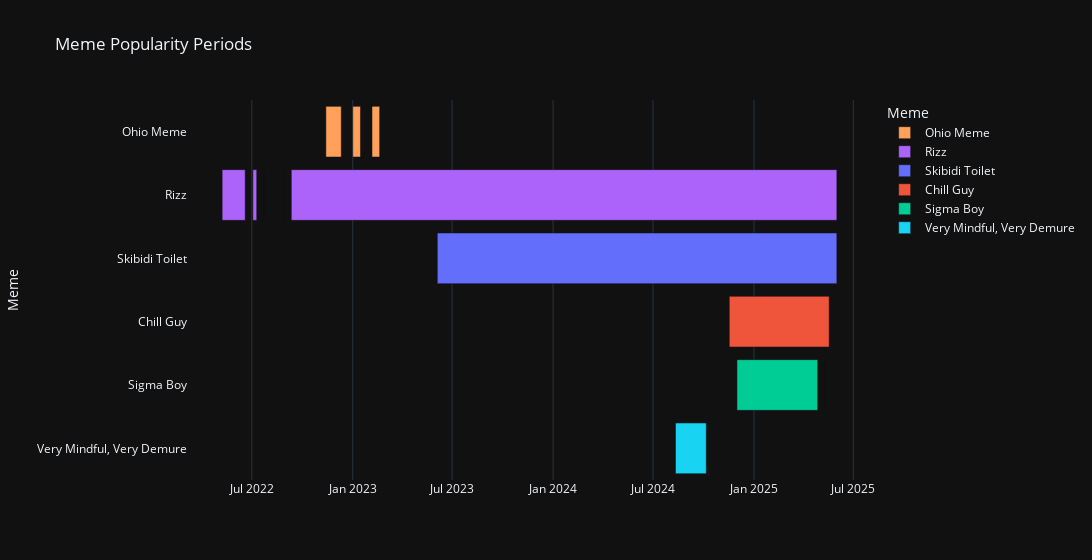

Notebook code cell kept with this figure:
### Code cell
fig_gantt = px.timeline(periods_df, x_start='Start', x_end='End', y='Meme',
                        color='Meme',
                        color_discrete_map=color_map,
                        title='Meme Popularity Periods',
                        labels={'Meme': 'Meme', 'Start': 'Start Date', 'End': 'End Date'},
                        template='plotly_dark', width=1300)
fig_gantt.show()

### Figure 1 — Plotly figure (JSON) as saved in the notebook; plotly's stock layout.template omitted (floating-point values rounded to 4 significant figures)
{"data": [{"base": ["2022-11-13T00:00:00.000000000", "2023-01-01T00:00:00.000000000", "2023-02-05T00:00:00.000000000"], "hovertemplate": "Meme=%{y}<br>Start Date=%{base}<br>End Date=%{x}<extra></extra>", "legendgroup": "Ohio Meme", "marker": {"color": "#ffa15a", "pattern": {"shape": ""}}, "name": "Ohio Meme", "orientation": "h", "showlegend": true, "textposition": "auto", "type": "bar", "x": [2419200000, 1209600000, 1209600000], "xaxis": "x", "y": ["Ohio Meme", "Ohio Meme", "Ohio Meme"], "yaxis": "y"}, {"base": ["2022-05-08T00:00:00.000000000", "2022-07-03T00:00:00.000000000", "2022-07-24T00:00:00.000000000", "2022-08-28T00:00:00.000000000", "2022-09-11T00:00:00.000000000"], "hovertemplate": "Meme=%{y}<br>Start Date=%{base}<br>End Date=%{x}<extra></extra>", "legendgroup": "Rizz", "marker": {"color": "#ab63fa", "pattern": {"shape": ""}}, "name": "Rizz", "orientation": "h", "showlegend": true, "textposition": "auto", "type": "bar", "x": [3628800000, 604800000, 0, 0, 85881600000], "xaxis": "x", "y": ["Rizz", "Rizz", "Rizz", "Rizz", "Rizz"], "yaxis": "y"}, {"base": ["2023-06-04T00:00:00.000000000"], "hovertemplate": "Meme=%{y}<br>Start Date=%{base}<br>End Date=%{x}<extra></extra>", "legendgroup": "Skibidi Toilet", "marker": {"color": "#636efa", "pattern": {"shape": ""}}, "name": "Skibidi Toilet", "orientation": "h", "showlegend": true, "textposition": "auto", "type": "bar", "x": [62899200000], "xaxis": "x", "y": ["Skibidi Toilet"], "yaxis": "y"}, {"base": ["2024-11-17T00:00:00.000000000"], "hovertemplate": "Meme=%{y}<br>Start Date=%{base}<br>End Date=%{x}<extra></extra>", "legendgroup": "Chill Guy", "marker": {"color": "#ef553b", "pattern": {"shape": ""}}, "name": "Chill Guy", "orientation": "h", "showlegend": true, "textposition": "auto", "type": "bar", "x": [15724800000], "xaxis": "x", "y": ["Chill Guy"], "yaxis": "y"}, {"base": ["2024-12-01T00:00:00.000000000", "2025-05-11T00:00:00.000000000"], "hovertemplate": "Meme=%{y}<br>Start Date=%{base}<br>End Date=%{x}<extra></extra>", "legendgroup": "Sigma Boy", "marker": {"color": "#00cc96", "pattern": {"shape": ""}}, "name": "Sigma Boy", "orientation": "h", "showlegend": true, "textposition": "auto", "type": "bar", "x": [12700800000, 0], "xaxis": "x", "y": ["Sigma Boy", "Sigma Boy"], "yaxis": "y"}, {"base": ["2024-08-11T00:00:00.000000000"], "hovertemplate": "Meme=%{y}<br>Start Date=%{base}<br>End Date=%{x}<extra></extra>", "legendgroup": "Very Mindful, Very Demure", "marker": {"color": "#19d3f3", "pattern": {"shape": ""}}, "name": "Very Mindful, Very Demure", "orientation": "h", "showlegend": true, "textposition": "auto", "type": "bar", "x": [4838400000], "xaxis": "x", "y": ["Very Mindful, Very Demure"], "yaxis": "y"}], "layout": {"barmode": "overlay", "legend": {"title": {"text": "Meme"}, "tracegroupgap": 0}, "title": {"text": "Meme Popularity Periods"}, "width": 1300, "xaxis": {"anchor": "y", "domain": [0, 1], "type": "date"}, "yaxis": {"anchor": "x", "categoryarray": ["Very Mindful, Very Demure", "Sigma Boy", "Chill Guy", "Skibidi Toilet", "Rizz", "Ohio Meme"], "categoryorder": "array", "domain": [0, 1], "title": {"text": "Meme"}}}}
